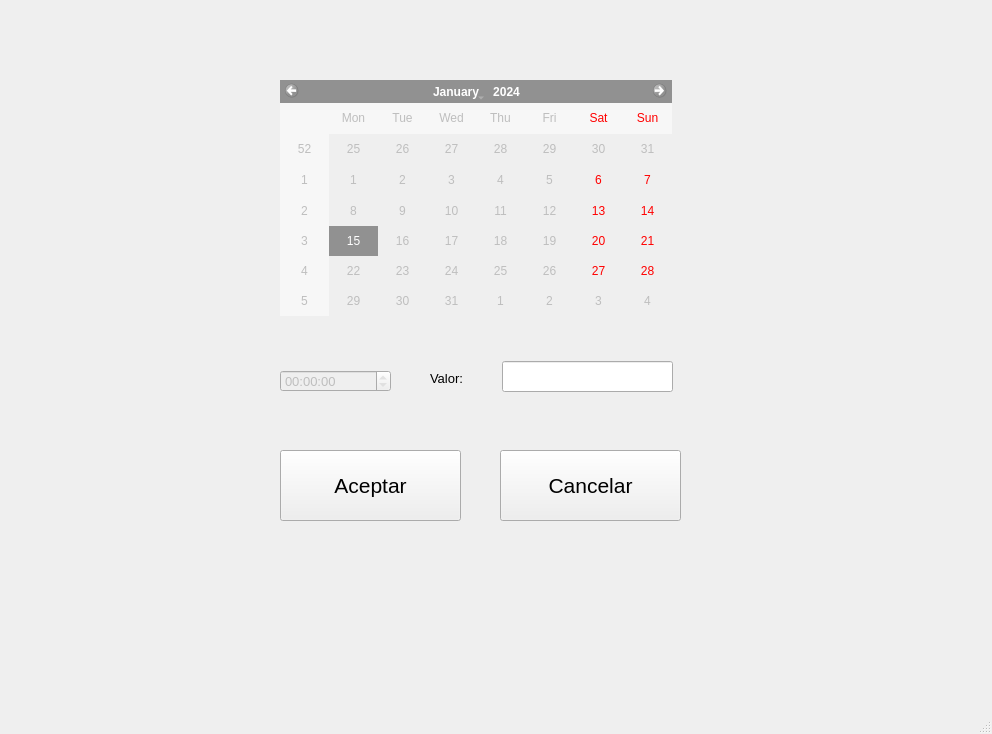
<?xml version="1.0" encoding="UTF-8"?>
<ui version="4.0">
 <class>MainWindow</class>
 <widget class="QMainWindow" name="MainWindow">
  <property name="geometry">
   <rect>
    <x>0</x>
    <y>0</y>
    <width>992</width>
    <height>734</height>
   </rect>
  </property>
  <property name="windowTitle">
   <string>MainWindow</string>
  </property>
  <widget class="QWidget" name="centralwidget">
   <widget class="QStackedWidget" name="stackedWidget">
    <property name="geometry">
     <rect>
      <x>0</x>
      <y>0</y>
      <width>991</width>
      <height>731</height>
     </rect>
    </property>
    <property name="currentIndex">
     <number>2</number>
    </property>
    <widget class="QWidget" name="page">
     <widget class="QLabel" name="labelTitle">
      <property name="geometry">
       <rect>
        <x>0</x>
        <y>10</y>
        <width>981</width>
        <height>41</height>
       </rect>
      </property>
      <property name="font">
       <font>
        <pointsize>16</pointsize>
       </font>
      </property>
      <property name="layoutDirection">
       <enum>Qt::LeftToRight</enum>
      </property>
      <property name="text">
       <string>Panaderia La Quinta</string>
      </property>
      <property name="alignment">
       <set>Qt::AlignCenter</set>
      </property>
     </widget>
     <widget class="QPushButton" name="pushButton2">
      <property name="geometry">
       <rect>
        <x>200</x>
        <y>410</y>
        <width>110</width>
        <height>110</height>
       </rect>
      </property>
      <property name="font">
       <font>
        <pointsize>20</pointsize>
       </font>
      </property>
      <property name="text">
       <string>2</string>
      </property>
     </widget>
     <widget class="QPushButton" name="pushButton0">
      <property name="geometry">
       <rect>
        <x>50</x>
        <y>570</y>
        <width>110</width>
        <height>110</height>
       </rect>
      </property>
      <property name="font">
       <font>
        <pointsize>20</pointsize>
       </font>
      </property>
      <property name="text">
       <string>0</string>
      </property>
     </widget>
     <widget class="QPushButton" name="pushButton5">
      <property name="geometry">
       <rect>
        <x>200</x>
        <y>260</y>
        <width>110</width>
        <height>110</height>
       </rect>
      </property>
      <property name="font">
       <font>
        <pointsize>20</pointsize>
       </font>
      </property>
      <property name="text">
       <string>5</string>
      </property>
     </widget>
     <widget class="QPushButton" name="pushButton7">
      <property name="geometry">
       <rect>
        <x>50</x>
        <y>110</y>
        <width>110</width>
        <height>110</height>
       </rect>
      </property>
      <property name="font">
       <font>
        <pointsize>20</pointsize>
       </font>
      </property>
      <property name="text">
       <string>7</string>
      </property>
     </widget>
     <widget class="QPushButton" name="pushButtonPrint">
      <property name="geometry">
       <rect>
        <x>760</x>
        <y>600</y>
        <width>141</width>
        <height>81</height>
       </rect>
      </property>
      <property name="font">
       <font>
        <pointsize>16</pointsize>
       </font>
      </property>
      <property name="text">
       <string>Imprimir</string>
      </property>
     </widget>
     <widget class="QLabel" name="labelLastTranVal">
      <property name="geometry">
       <rect>
        <x>400</x>
        <y>50</y>
        <width>241</width>
        <height>32</height>
       </rect>
      </property>
      <property name="font">
       <font>
        <pointsize>12</pointsize>
       </font>
      </property>
      <property name="text">
       <string/>
      </property>
      <property name="alignment">
       <set>Qt::AlignCenter</set>
      </property>
     </widget>
     <widget class="QPushButton" name="pushButton1">
      <property name="geometry">
       <rect>
        <x>50</x>
        <y>410</y>
        <width>110</width>
        <height>110</height>
       </rect>
      </property>
      <property name="font">
       <font>
        <pointsize>20</pointsize>
       </font>
      </property>
      <property name="text">
       <string>1</string>
      </property>
     </widget>
     <widget class="QPushButton" name="pushButton8">
      <property name="geometry">
       <rect>
        <x>200</x>
        <y>110</y>
        <width>110</width>
        <height>110</height>
       </rect>
      </property>
      <property name="font">
       <font>
        <pointsize>20</pointsize>
       </font>
      </property>
      <property name="text">
       <string>8</string>
      </property>
     </widget>
     <widget class="QPushButton" name="pushButton4">
      <property name="geometry">
       <rect>
        <x>50</x>
        <y>260</y>
        <width>110</width>
        <height>110</height>
       </rect>
      </property>
      <property name="font">
       <font>
        <pointsize>20</pointsize>
       </font>
      </property>
      <property name="text">
       <string>4</string>
      </property>
     </widget>
     <widget class="QPushButton" name="pushButtonOpen">
      <property name="geometry">
       <rect>
        <x>550</x>
        <y>600</y>
        <width>141</width>
        <height>81</height>
       </rect>
      </property>
      <property name="font">
       <font>
        <pointsize>16</pointsize>
       </font>
      </property>
      <property name="text">
       <string>Abrir Caja</string>
      </property>
     </widget>
     <widget class="QLabel" name="labelHistory">
      <property name="geometry">
       <rect>
        <x>510</x>
        <y>120</y>
        <width>421</width>
        <height>31</height>
       </rect>
      </property>
      <property name="font">
       <font>
        <pointsize>12</pointsize>
       </font>
      </property>
      <property name="text">
       <string>Historial</string>
      </property>
      <property name="alignment">
       <set>Qt::AlignCenter</set>
      </property>
     </widget>
     <widget class="QListView" name="listView">
      <property name="geometry">
       <rect>
        <x>510</x>
        <y>180</y>
        <width>431</width>
        <height>381</height>
       </rect>
      </property>
     </widget>
     <widget class="QPushButton" name="pushButton6">
      <property name="geometry">
       <rect>
        <x>350</x>
        <y>260</y>
        <width>110</width>
        <height>110</height>
       </rect>
      </property>
      <property name="font">
       <font>
        <pointsize>20</pointsize>
       </font>
      </property>
      <property name="text">
       <string>6</string>
      </property>
     </widget>
     <widget class="QPushButton" name="pushButton3">
      <property name="geometry">
       <rect>
        <x>350</x>
        <y>410</y>
        <width>110</width>
        <height>110</height>
       </rect>
      </property>
      <property name="font">
       <font>
        <pointsize>20</pointsize>
       </font>
      </property>
      <property name="text">
       <string>3</string>
      </property>
     </widget>
     <widget class="QPushButton" name="pushButtonOk">
      <property name="geometry">
       <rect>
        <x>350</x>
        <y>570</y>
        <width>110</width>
        <height>110</height>
       </rect>
      </property>
      <property name="font">
       <font>
        <pointsize>20</pointsize>
       </font>
      </property>
      <property name="styleSheet">
       <string notr="true">Background-color:rgb(85, 255, 0);</string>
      </property>
      <property name="text">
       <string>OK</string>
      </property>
     </widget>
     <widget class="QPushButton" name="pushButton9">
      <property name="geometry">
       <rect>
        <x>350</x>
        <y>110</y>
        <width>110</width>
        <height>110</height>
       </rect>
      </property>
      <property name="font">
       <font>
        <pointsize>20</pointsize>
       </font>
      </property>
      <property name="text">
       <string>9</string>
      </property>
     </widget>
     <widget class="QPushButton" name="pushButtonDel">
      <property name="geometry">
       <rect>
        <x>200</x>
        <y>570</y>
        <width>110</width>
        <height>110</height>
       </rect>
      </property>
      <property name="font">
       <font>
        <pointsize>18</pointsize>
       </font>
      </property>
      <property name="styleSheet">
       <string notr="true">Background-color:rgb(255, 0, 0);</string>
      </property>
      <property name="text">
       <string>&lt;X</string>
      </property>
     </widget>
    </widget>
    <widget class="QWidget" name="page_2">
     <widget class="QPushButton" name="pushButtonSum">
      <property name="geometry">
       <rect>
        <x>180</x>
        <y>610</y>
        <width>111</width>
        <height>51</height>
       </rect>
      </property>
      <property name="font">
       <font>
        <pointsize>14</pointsize>
       </font>
      </property>
      <property name="text">
       <string>Resumir</string>
      </property>
     </widget>
     <widget class="QCalendarWidget" name="calendarWidgetTo">
      <property name="geometry">
       <rect>
        <x>40</x>
        <y>290</y>
        <width>392</width>
        <height>236</height>
       </rect>
      </property>
      <property name="font">
       <font>
        <pointsize>10</pointsize>
       </font>
      </property>
     </widget>
     <widget class="QCalendarWidget" name="calendarWidgetFrom">
      <property name="geometry">
       <rect>
        <x>40</x>
        <y>30</y>
        <width>392</width>
        <height>236</height>
       </rect>
      </property>
      <property name="font">
       <font>
        <pointsize>10</pointsize>
       </font>
      </property>
     </widget>
     <widget class="QComboBox" name="comboBoxFrom">
      <property name="geometry">
       <rect>
        <x>50</x>
        <y>550</y>
        <width>151</width>
        <height>31</height>
       </rect>
      </property>
      <property name="font">
       <font>
        <pointsize>16</pointsize>
       </font>
      </property>
      <item>
       <property name="text">
        <string>12:00 AM</string>
       </property>
      </item>
      <item>
       <property name="text">
        <string>01:00 AM</string>
       </property>
      </item>
      <item>
       <property name="text">
        <string>02:00 AM</string>
       </property>
      </item>
      <item>
       <property name="text">
        <string>03:00 AM</string>
       </property>
      </item>
      <item>
       <property name="text">
        <string>04:00 AM</string>
       </property>
      </item>
      <item>
       <property name="text">
        <string>05:00 AM</string>
       </property>
      </item>
      <item>
       <property name="text">
        <string>06:00 AM</string>
       </property>
      </item>
      <item>
       <property name="text">
        <string>07:00 AM</string>
       </property>
      </item>
      <item>
       <property name="text">
        <string>08:00 AM</string>
       </property>
      </item>
      <item>
       <property name="text">
        <string>09:00 AM</string>
       </property>
      </item>
      <item>
       <property name="text">
        <string>10:00 AM</string>
       </property>
      </item>
      <item>
       <property name="text">
        <string>11:00 AM</string>
       </property>
      </item>
      <item>
       <property name="text">
        <string>12:00 PM</string>
       </property>
      </item>
      <item>
       <property name="text">
        <string>01:00 PM</string>
       </property>
      </item>
      <item>
       <property name="text">
        <string>02:00 PM</string>
       </property>
      </item>
      <item>
       <property name="text">
        <string>03:00 PM</string>
       </property>
      </item>
      <item>
       <property name="text">
        <string>04:00 PM</string>
       </property>
      </item>
      <item>
       <property name="text">
        <string>05:00 PM</string>
       </property>
      </item>
      <item>
       <property name="text">
        <string>06:00 PM</string>
       </property>
      </item>
      <item>
       <property name="text">
        <string>07:00 PM</string>
       </property>
      </item>
      <item>
       <property name="text">
        <string>08:00 PM</string>
       </property>
      </item>
      <item>
       <property name="text">
        <string>09:00 PM</string>
       </property>
      </item>
      <item>
       <property name="text">
        <string>10:00 PM</string>
       </property>
      </item>
      <item>
       <property name="text">
        <string>11:00 PM</string>
       </property>
      </item>
     </widget>
     <widget class="QListView" name="listViewSum">
      <property name="geometry">
       <rect>
        <x>460</x>
        <y>120</y>
        <width>441</width>
        <height>461</height>
       </rect>
      </property>
     </widget>
     <widget class="QComboBox" name="comboBoxTo">
      <property name="geometry">
       <rect>
        <x>270</x>
        <y>550</y>
        <width>151</width>
        <height>31</height>
       </rect>
      </property>
      <property name="font">
       <font>
        <pointsize>16</pointsize>
       </font>
      </property>
      <property name="currentIndex">
       <number>23</number>
      </property>
      <item>
       <property name="text">
        <string>01:00 AM</string>
       </property>
      </item>
      <item>
       <property name="text">
        <string>02:00 AM</string>
       </property>
      </item>
      <item>
       <property name="text">
        <string>03:00 AM</string>
       </property>
      </item>
      <item>
       <property name="text">
        <string>04:00 AM</string>
       </property>
      </item>
      <item>
       <property name="text">
        <string>05:00 AM</string>
       </property>
      </item>
      <item>
       <property name="text">
        <string>06:00 AM</string>
       </property>
      </item>
      <item>
       <property name="text">
        <string>07:00 AM</string>
       </property>
      </item>
      <item>
       <property name="text">
        <string>08:00 AM</string>
       </property>
      </item>
      <item>
       <property name="text">
        <string>09:00 AM</string>
       </property>
      </item>
      <item>
       <property name="text">
        <string>10:00 AM</string>
       </property>
      </item>
      <item>
       <property name="text">
        <string>11:00 AM</string>
       </property>
      </item>
      <item>
       <property name="text">
        <string>12:00 PM</string>
       </property>
      </item>
      <item>
       <property name="text">
        <string>01:00 PM</string>
       </property>
      </item>
      <item>
       <property name="text">
        <string>02:00 PM</string>
       </property>
      </item>
      <item>
       <property name="text">
        <string>03:00 PM</string>
       </property>
      </item>
      <item>
       <property name="text">
        <string>04:00 PM</string>
       </property>
      </item>
      <item>
       <property name="text">
        <string>05:00 PM</string>
       </property>
      </item>
      <item>
       <property name="text">
        <string>06:00 PM</string>
       </property>
      </item>
      <item>
       <property name="text">
        <string>07:00 PM</string>
       </property>
      </item>
      <item>
       <property name="text">
        <string>08:00 PM</string>
       </property>
      </item>
      <item>
       <property name="text">
        <string>09:00 PM</string>
       </property>
      </item>
      <item>
       <property name="text">
        <string>10:00 PM</string>
       </property>
      </item>
      <item>
       <property name="text">
        <string>11:00 PM</string>
       </property>
      </item>
      <item>
       <property name="text">
        <string>12:00 AM</string>
       </property>
      </item>
     </widget>
     <widget class="QLabel" name="labelTotal">
      <property name="geometry">
       <rect>
        <x>550</x>
        <y>620</y>
        <width>71</width>
        <height>31</height>
       </rect>
      </property>
      <property name="font">
       <font>
        <pointsize>16</pointsize>
       </font>
      </property>
      <property name="text">
       <string>Total:</string>
      </property>
     </widget>
     <widget class="QLabel" name="labelTotalValue">
      <property name="geometry">
       <rect>
        <x>670</x>
        <y>620</y>
        <width>231</width>
        <height>31</height>
       </rect>
      </property>
      <property name="font">
       <font>
        <pointsize>16</pointsize>
       </font>
      </property>
      <property name="text">
       <string>--</string>
      </property>
      <property name="alignment">
       <set>Qt::AlignRight|Qt::AlignTrailing|Qt::AlignVCenter</set>
      </property>
     </widget>
     <widget class="QPushButton" name="pushButtonEdRec">
      <property name="geometry">
       <rect>
        <x>460</x>
        <y>30</y>
        <width>181</width>
        <height>71</height>
       </rect>
      </property>
      <property name="font">
       <font>
        <pointsize>16</pointsize>
       </font>
      </property>
      <property name="text">
       <string>Editar</string>
      </property>
     </widget>
     <widget class="QPushButton" name="pushButtonDelRec">
      <property name="geometry">
       <rect>
        <x>710</x>
        <y>30</y>
        <width>181</width>
        <height>71</height>
       </rect>
      </property>
      <property name="font">
       <font>
        <pointsize>16</pointsize>
       </font>
      </property>
      <property name="text">
       <string>Eliminar</string>
      </property>
     </widget>
     <widget class="QPushButton" name="pushButtonGoRec">
      <property name="geometry">
       <rect>
        <x>50</x>
        <y>610</y>
        <width>101</width>
        <height>51</height>
       </rect>
      </property>
      <property name="font">
       <font>
        <pointsize>14</pointsize>
       </font>
      </property>
      <property name="text">
       <string>Registro</string>
      </property>
     </widget>
     <widget class="QPushButton" name="pushButtonPrintSum">
      <property name="geometry">
       <rect>
        <x>460</x>
        <y>610</y>
        <width>81</width>
        <height>51</height>
       </rect>
      </property>
      <property name="font">
       <font>
        <pointsize>10</pointsize>
       </font>
      </property>
      <property name="text">
       <string>Imprimir</string>
      </property>
     </widget>
     <widget class="QPushButton" name="pushButtonSumH">
      <property name="geometry">
       <rect>
        <x>320</x>
        <y>610</y>
        <width>111</width>
        <height>51</height>
       </rect>
      </property>
      <property name="font">
       <font>
        <pointsize>9</pointsize>
       </font>
      </property>
      <property name="text">
       <string>Resumir / hora</string>
      </property>
     </widget>
    </widget>
    <widget class="QWidget" name="page_3">
     <widget class="QWidget" name="widget" native="true">
      <property name="geometry">
       <rect>
        <x>230</x>
        <y>60</y>
        <width>491</width>
        <height>511</height>
       </rect>
      </property>
      <widget class="QCalendarWidget" name="calendarWidgetEdit">
       <property name="enabled">
        <bool>false</bool>
       </property>
       <property name="geometry">
        <rect>
         <x>50</x>
         <y>20</y>
         <width>392</width>
         <height>236</height>
        </rect>
       </property>
      </widget>
      <widget class="QTimeEdit" name="timeEdit">
       <property name="enabled">
        <bool>false</bool>
       </property>
       <property name="geometry">
        <rect>
         <x>50</x>
         <y>310</y>
         <width>111</width>
         <height>22</height>
        </rect>
       </property>
       <property name="font">
        <font>
         <pointsize>10</pointsize>
        </font>
       </property>
       <property name="readOnly">
        <bool>true</bool>
       </property>
      </widget>
      <widget class="QPushButton" name="pushButtonEdRec2">
       <property name="geometry">
        <rect>
         <x>50</x>
         <y>390</y>
         <width>181</width>
         <height>71</height>
        </rect>
       </property>
       <property name="font">
        <font>
         <pointsize>16</pointsize>
        </font>
       </property>
       <property name="text">
        <string>Aceptar</string>
       </property>
      </widget>
      <widget class="QPushButton" name="pushButtonGoAdmin">
       <property name="geometry">
        <rect>
         <x>270</x>
         <y>390</y>
         <width>181</width>
         <height>71</height>
        </rect>
       </property>
       <property name="font">
        <font>
         <pointsize>16</pointsize>
        </font>
       </property>
       <property name="text">
        <string>Cancelar</string>
       </property>
      </widget>
      <widget class="QLabel" name="label">
       <property name="geometry">
        <rect>
         <x>200</x>
         <y>310</y>
         <width>81</width>
         <height>16</height>
        </rect>
       </property>
       <property name="font">
        <font>
         <pointsize>10</pointsize>
        </font>
       </property>
       <property name="text">
        <string>Valor:</string>
       </property>
      </widget>
      <widget class="QLineEdit" name="lineEdit">
       <property name="geometry">
        <rect>
         <x>272</x>
         <y>301</y>
         <width>171</width>
         <height>31</height>
        </rect>
       </property>
       <property name="font">
        <font>
         <pointsize>10</pointsize>
        </font>
       </property>
       <property name="alignment">
        <set>Qt::AlignRight|Qt::AlignTrailing|Qt::AlignVCenter</set>
       </property>
      </widget>
     </widget>
    </widget>
   </widget>
  </widget>
  <widget class="QStatusBar" name="statusbar"/>
 </widget>
 <resources/>
 <connections/>
</ui>
